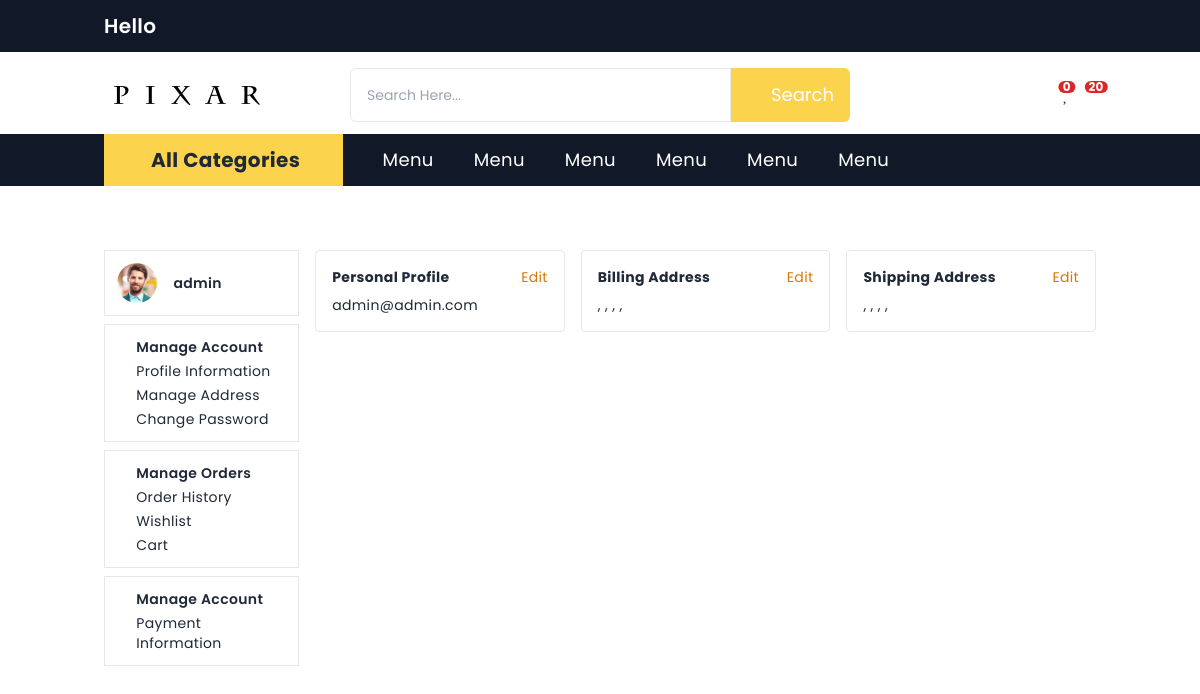
Page /account/ (signed in) on the earlier database version.
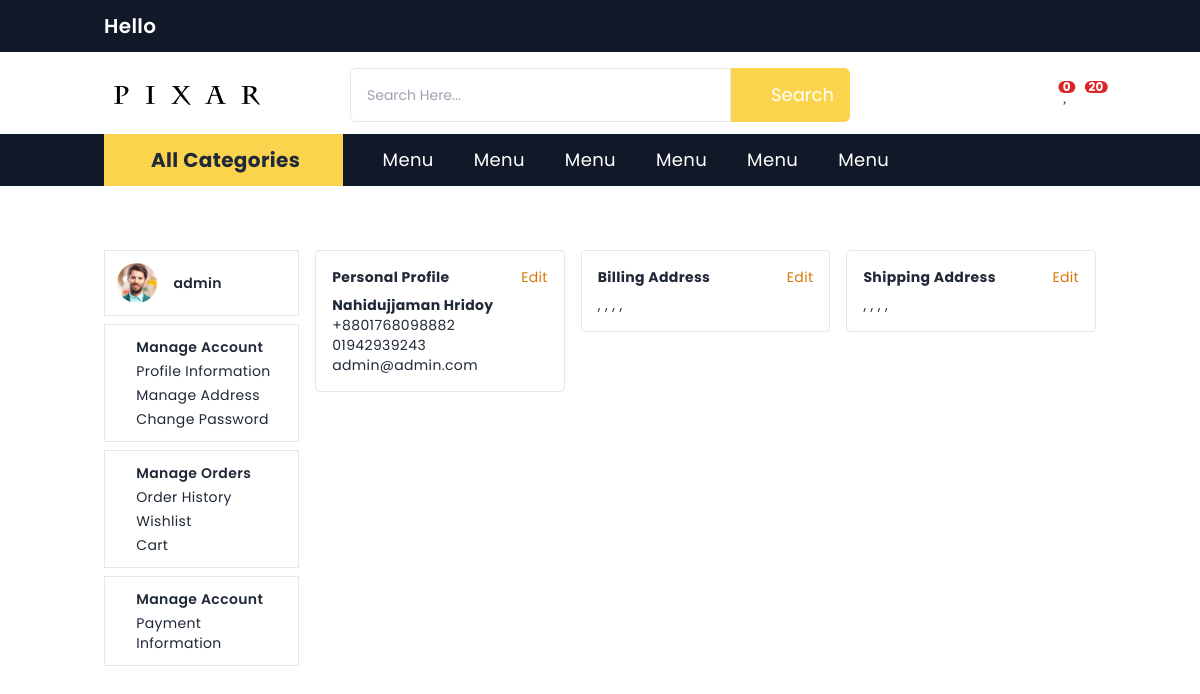
Same page on the later database version.
### userapp/models.py (models this page shows, shortened)
class User(AbstractBaseUser, PermissionsMixin):
    email = models.EmailField(gettext_lazy('Email Field'), max_length=255, unique=True, blank=False)
    username = models.CharField(gettext_lazy("Username Field"), max_length=30, unique=True, blank=False)
    date_joined = models.DateTimeField(gettext_lazy("Date Joined Field"), auto_now_add=True)
    is_superuser = models.BooleanField(default=False, help_text="Designate the superuser status", verbose_name="Superuser Status")
    is_staff = models.BooleanField(default=False, help_text="Designate the staff status", verbose_name="Staff Status")
    is_active = models.BooleanField(default=True, help_text="Designate the active status", verbose_name="Active Status")
    USERNAME_FIELD = 'email'
    REQUIRED_FIELDS = ['username']
    objects = UserManager()

### adminpanelapp/models.py (models this page shows, shortened)
class Profile(models.Model):
    user = models.OneToOneField(User, on_delete=models.CASCADE, related_name='user_profile')
    profile_pic = models.ImageField(upload_to=get_profile_images_filepath, default=default_profile_image,
                                    verbose_name="Profile Picture")
    full_name = models.CharField(verbose_name="Full Name", max_length=100)
    phone_one = models.CharField(max_length=20, blank=False)
    phone_two = models.CharField(max_length=20, blank=True)
    class Meta:
        verbose_name_plural = 'Profiles'

class BillingAddress(models.Model):
    user = models.OneToOneField(User, on_delete=models.CASCADE, related_name='user_billing_address')
    name = models.CharField(max_length=100, verbose_name="Billing User's Full Name")
    phone = models.CharField(max_length=20, verbose_name="Billing User's Phone Number")
    address = models.CharField(max_length=500, verbose_name="Full Address",
                               help_text="(House No., Flat No., Road Name/No., Village/Area, Thana, Post Office)")
    post_code = models.CharField(max_length=20, verbose_name="Post Code")
    district = models.CharField(max_length=100, verbose_name="District")
    state = models.CharField(max_length=100, verbose_name="State")
    country = models.CharField(max_length=100, verbose_name="Country")
    def get_full_address(self):
        return f'{self.address}, {self.post_code}, {self.district}, {self.state}, {self.country}'
    class Meta:
        verbose_name_plural = 'Billing Addresses'

class ShippingAddress(models.Model):
    user = models.OneToOneField(User, on_delete=models.CASCADE, related_name='user_shipping_address')
    name = models.CharField(max_length=100, verbose_name="Shipping User's Full Name")
    phone = models.CharField(max_length=20, verbose_name="Shipping User's Phone Number")
    address = models.CharField(max_length=500, verbose_name="Full Address",
                               help_text="(House No., Flat No., Road Name/No., Village/Area, Thana, Post Office)")
    post_code = models.CharField(max_length=20, verbose_name="Post Code")
    district = models.CharField(max_length=100, verbose_name="District")
    state = models.CharField(max_length=100, verbose_name="State")
    country = models.CharField(max_length=100, verbose_name="Country")
    def get_full_address(self):
        return f'{self.address}, {self.post_code}, {self.district}, {self.state}, {self.country}'
    class Meta:
        verbose_name_plural = 'Shipping Addresses'

### userapp/views.py (the view)
# urls.py: path('', views.profileView, name='profile'),
@login_required
def profileView(request):
    context = {
    }
    return render(request, 'home/profile.html', context)

### ecomapp/context_processor.py (called while the page is built)
def menu(request):
    categories = Category.objects.all()
    subcategories = SubCategory.objects.all()
    return {
        'categories': categories,
        'subcategories': subcategories,
    }

def count(request):
    if request.user.is_authenticated:
        wishlist_count = WishList.objects.filter(user=request.user).count()
        return {
            'wishlist_count': wishlist_count,
        }
    return {
        'hello': 'hello'
    }

### ecomapp/models.py (called while the page is built)
    def __str__(self):
        return self.category_name

    def has_subcategories(self):
        return self.category.count()

    def __str__(self):
        return self.subcategory_name

### ecomapp/templatetags/my_filter.py (called while the page is built)
@register.filter
def replacespace(value):
    return str(value).replace("#", " sharp").replace(" ", "_").lower()

### templates/home/profile.html (shortened to what this page needs)
{% extends 'home/base.html' %}
{% load static %}
{% block body_block %}
    <div class="flex flex-col lg:flex-row gap-4">
        <div class="w-full lg:w-1/5">
            {% include 'home/profile-left-menu.html' %}
        </div>
        <div class="flex flex-col lg:flex-row gap-4 lg:w-4/5 w-full">
            <div class="flex gap-2 flex-col p-4 border rounded w-full lg:w-1/3" style="height: max-content">
                <div class="flex gap-6 justify-between">
                    <h2 class="font-bold">Personal Profile</h2>
                    <a href="{% url 'profile_app:edit-profile' %}" class="text-yellow-600">Edit</a>
                </div>
                <div class="">
                    <p class="font-bold">{{ user.user_profile.full_name }}</p>
                    <p>{{ user.user_profile.phone_one }}</p>
                    <p>{{ user.user_profile.phone_two }}</p>
                    <p>{{ user.email }}</p>
                </div>
            </div>
            <div class="flex gap-2 flex-col p-4 border rounded w-full lg:w-1/3" style="height: max-content">
                <div class="flex gap-6 justify-between">
                    <h2 class="font-bold">Billing Address</h2>
                    <a href="{% url 'profile_app:edit-billing-address' %}" class="text-yellow-600">Edit</a>
                </div>
                <div class="">
                    <p>{{ user.user_billing_address.get_full_address }}</p>
                </div>
            </div>
            <div class="flex gap-2 flex-col p-4 border rounded w-full lg:w-1/3" style="height: max-content">
                <div class="flex gap-6 justify-between">
                    <h2 class="font-bold">Shipping Address</h2>
                    <a href="{% url 'profile_app:edit-shipping-address' %}" class="text-yellow-600">Edit</a>
                </div>
                <div class="">
                    <p>{{ user.user_shipping_address.get_full_address }}</p>
                </div>
            </div>
        </div>
    </div>
{% endblock %}

### templates/home/profile-left-menu.html (shortened to what this page needs)
<div class="flex flex-col gap-2 sticky top-20">
    <div class="border p-3 flex items-center">
        <div class="w-2/5"><img src="{{ user.user_profile.profile_pic.url }}" alt=""
                                class="w-10 h-10 object-cover rounded-full"></div>
        <div class="w-4/5 flex flex-col">
            <h2 class="font-semibold">{{ user.username }}</h2>
        </div>
    </div>
    <div class="border p-3 flex gap-2 items-baseline">
        <i class="fal fa-address-card"></i>
        <div class="flex flex-col gap-1">
            <h2 class="font-semibold">Manage Account</h2>
            <a href="{% url 'profile_app:profile' %}" class="hover:text-yellow-500 transition duration-200">Profile Information</a>
            <a href="" class="hover:text-yellow-500 transition duration-200">Manage Address</a>
            <a href="{% url 'profile_app:change-password' %}" class="hover:text-yellow-500 transition duration-200">Change Password</a>
        </div>
    </div>
    <div class="border p-3 flex gap-2 items-baseline">
        <i class="fal fa-shopping-bag"></i>
        <div class="flex flex-col gap-1">
            <h2 class="font-semibold">Manage Orders</h2>
            <a href="" class="hover:text-yellow-500 transition duration-200">Order History</a>
            <a href="{% url 'profile_app:wish-list' %}" class="hover:text-yellow-500 transition duration-200">Wishlist</a>
            <a href="{% url 'profile_app:cart' %}" class="hover:text-yellow-500 transition duration-200">Cart</a>
        </div>
    </div>
    <div class="border p-3 flex gap-2 items-baseline">
        <i class="fal fa-money-bill"></i>
        <div class="flex flex-col gap-1">
            <h2 class="font-semibold">Manage Account</h2>
            <a href="" class="hover:text-yellow-500 transition duration-200">Payment Information</a>
        </div>
    </div>
</div>

Differences in the rows shown:
changed User "admin": user_profile.full_name (not shown) → "Nahidujjaman Hridoy"; user_profile.phone_one (not shown) → "+8801768098882"; user_profile.phone_two (not shown) → "01942939243"
